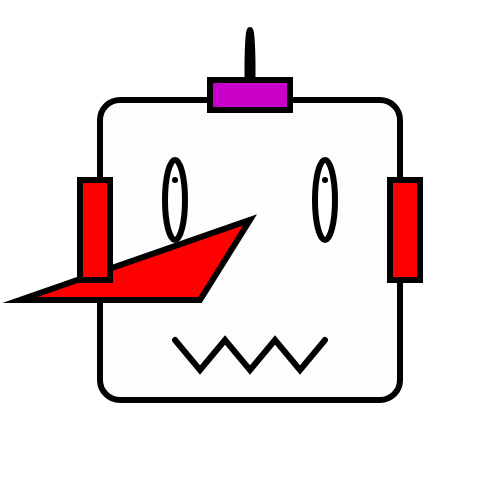
Frame 1 (no input)
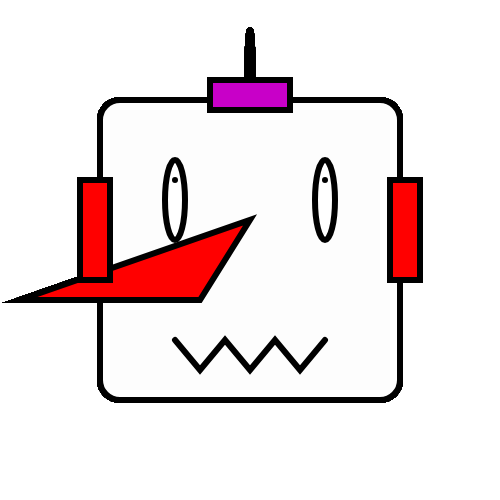
Frame 60 (no input)
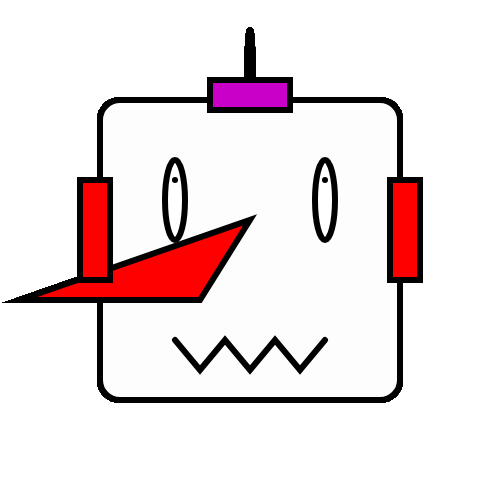
Frame 120 (the mouse pressed at the canvas centre since frame 60)

The p5.js sketch that drew these frames (run headless with seeded random() and noise() and a simulated clock; from frame 60 on, the mouse is pressed at the canvas centre):

// p5.js sketch
// ── sketch.js
function setup()
{
	//create a canvas for the robot
	createCanvas(500, 500);
}

function draw()
{
	strokeWeight(6);

	//robots head
	fill(253);
	rect(100, 100, 300, 300, 20);


	//robots antenna
	fill(250, 250, 0);
	ellipse(250, 70, 5, 80);

	fill(200, 0, 200);
	rect(210, 80, 80, 30);

	//robots eyes
	fill(255);
	ellipse(175, 200, 20, 80);
	point(175, 180);
	ellipse(325, 200, 20, 80);
	point(325, 180);


	//robots nose
	fill(255, 0, 0);
	triangle(250, 220, 200, 300, 20, 300);

	//robots ears
	rect(80, 180, 30, 100);
	rect(390, 180, 30, 100);

	//robots mouth
	noFill();
	beginShape();
	vertex(175, 340);
	vertex(200, 370);
	vertex(225, 340);
	vertex(250, 370);
	vertex(275, 340);
	vertex(300, 370);
	vertex(325, 340);
	endShape();
}
